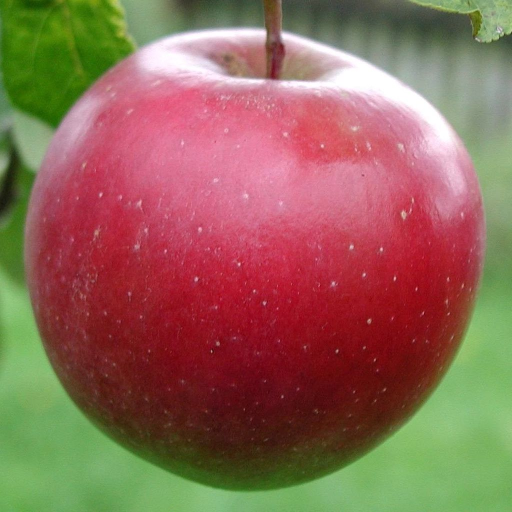
%> input picture ECE/ECE 515/HW3/apple.jpg, 1024 x 1024 px (shown at 1/2 size)
$ octave myCompositor.m   (GNU Octave 9; MATLAB toolbox functions it lacks are replaced by stand-ins)
%> lines starting %> are read from the running program, lines starting %| are printed output that depends on the picture
### ECE/ECE 515/HW3EC/myGaussianPyramid.m
function A_GP = myGaussianPyramid(A,num_levels)

% Big assumptions
% Input image is a power of 2!
% We will not handle special cases!
% We will not follow Burt and Adelson completely.
%

A_GP{1} = A; % Set lowest level of pyramid equal to original image
for k = 2:num_levels
    % Set next higher level to a filtered and downsampled version
    % Then store these iteratively into cells
    A_GP{k} = imresize(A_GP{k-1}, 0.5, 'lanczos3');
end

end

### ECE/ECE 515/HW3EC/myLaplacianPyramid.m

function A_LP = myLaplacianPyramid(A_GP)


% Set up the Laplacian Pyramid to be the same cell size
A_LP = cell(size(A_GP));
% Set the number of levels to be the number of elements
num_levels = numel(A_GP);
% Initialize the first Laplacian to be the same as A_GP
A_LP{num_levels} = A_GP{num_levels};
for k = 1:(num_levels-1)
   % Compute each iteration
   A_LP{k}= A_GP{k} - imresize(A_GP{k+1}, 2, 'lanczos3');

end

end

### ECE/ECE 515/HW3EC/myReconFromPyramid.m
function recon = myReconFromPyramid(A_LP)

recon = cell(size(A_LP));
% Set the number of levels to be the number of elements
num_levels = numel(A_LP);
% Set first iteration of reconstructed output to highest Laplacian
recon{num_levels} = A_LP{num_levels};
% Now iterate through each level
for k = (num_levels - 1) : -1 : 1
   recon{k} = A_LP{k} + imresize(recon{k+1}, 2, 'lanczos3');
end
end

### ECE/ECE 515/HW3/myCompositor.m
% Burt and Adelson Pyramid Compositing
clear all
%Load Apple and Orange Images ... known to be 1024x1024
A_img = imread('apple.jpg');
%> A_img is the input picture: size 1024x1024x3 uint8; mean R, G, B 144.1, 103.1, 86.2
O_img = imread('orange.jpg');
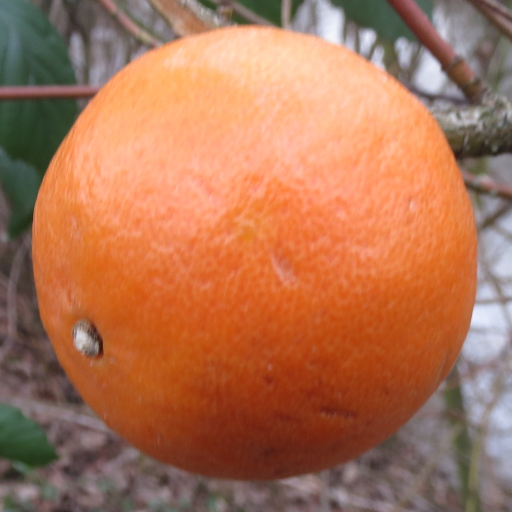
%> input picture ECE/ECE 515/HW3/orange.jpg, 1024 x 1024 px (shown at 1/2 size)
%> O_img is the input picture: size 1024x1024x3 uint8; mean R, G, B 173.5, 115.1, 84.9
% Convert to double
A = im2double(A_img);
O = im2double(O_img);
%display the images in a 1,2 matrix subplot
% figure(1)
% subplot(1,2,1)
% imshow(A)
% subplot(1,2,2)
% imshow(O)


%     Create a binary mask  1's mean 'On' and 0's mean 'Off'
% M_L Should be a 1024x1024 Matrix with 1's on the left half and 0's on the
% right half

M_L = zeros(1024, 1024);
M_L(:,1:512) = 1;

%M_R should be 1024x1024 Matrix with 0's on the left half and 1's on the
%right half

M_R = zeros(1024, 1024);
M_R(:,513:1024) = 1;

% Above, M is now a image of half ones and half zeros
figure(2)
subplot(1,3,1)
imshow(M_L) % Mask for left side of image
xticks([])
yticks([])
axis on
subplot(1,3,2)
imshow(M_R) %Inverse mask - mask for right side of image
xticks([])
yticks([])
axis on
%%%%%  YOUR CODE FOR SIMPLE COMPOSITING GOES HERE %%%%%%
%%%%  Apple on the left and Orange on the right
%%%%% Simple_Comp =  Apple on the left and Orange on the right
%%%%% by using A, O, M_R, and M_L

Simple_Comp = A.*M_L + O.*M_R;
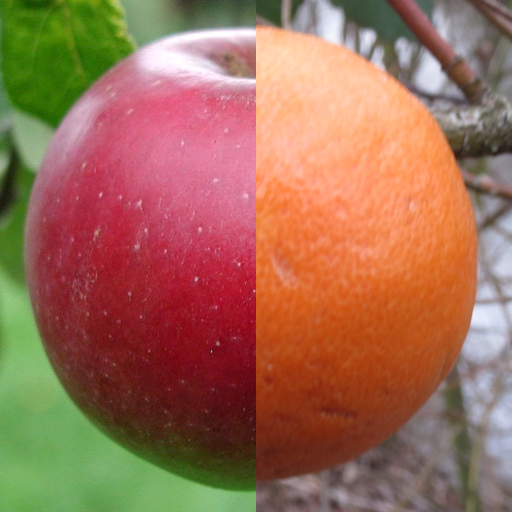
%> Simple_Comp: size 1024x1024x3 double (shown at 1/2 size); mean R, G, B 0.62, 0.426, 0.334

% Show the simple/crude composited image
subplot(1,3,3)
imshow(Simple_Comp)
xticks([])
yticks([])
axis on
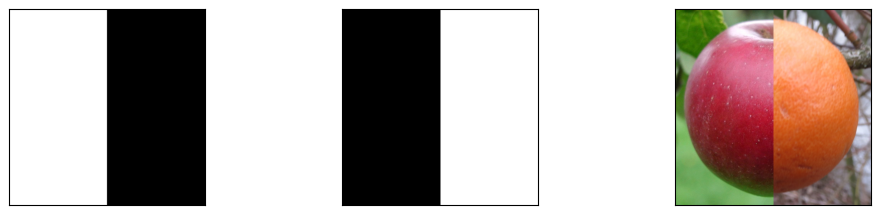
%> figure redrawn from the program's plot data, 3 panels


% Next, we look at feathering


% Feather the transition over 120 pixels in the center
M_L_feath = zeros(1024, 1024);
M_L_feath(:,1:512) = 1;
gradiant  = 1/120;
for i=1:1024
    row_var = 1;
    for j=452:572
        row_var = row_var - gradiant;
        M_L_feath(i, j) = row_var;
    end
end

M_R_feath = zeros(1024, 1024);
M_R_feath(:,513:1024) = 1;
gradiant  = 1/120;
for i=1:1024
    row_var = 0;
    for j=452:572
        row_var = row_var + gradiant;
        M_R_feath(i, j) = row_var;
    end
end

figure(3)
subplot(1,3,1)
imshow(M_L_feath);
xticks([])
yticks([])
axis on

subplot(1,3,2)
imshow(M_R_feath);
xticks([])
yticks([])
axis on

Feather_Comp = A.*M_L_feath + O.*M_R_feath;
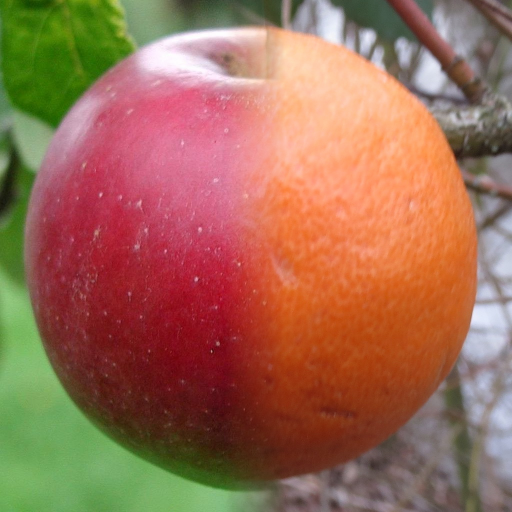
%> Feather_Comp: size 1024x1024x3 double (shown at 1/2 size); mean R, G, B 0.621, 0.427, 0.334; drawn with min black and max white

subplot(1,3,3)
imshow(Feather_Comp)
xticks([])
yticks([])
axis on
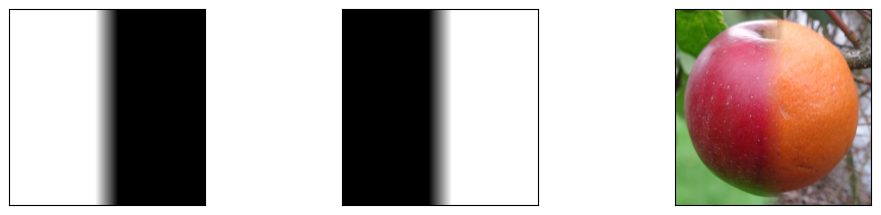
%> figure redrawn from the program's plot data, 3 panels


% We now want to implement a Pyramid roughly like Burt and Adelson

A_GP = myGaussianPyramid(A,11); %Create pyramid of Apple
%> after the loop in myGaussianPyramid, `for k = 2:num_levels`: A_GP = 11 items
%> A_GP = 11 items
O_GP = myGaussianPyramid(O,11); %Create Pyramid of Orange
%> O_GP = 11 items
M_L_GP = myGaussianPyramid(M_L,11); %Create Pyramid of Mask

A_LP = myLaplacianPyramid(A_GP);
%> in myLaplacianPyramid, `A_LP = cell(size(A_GP));`: A_LP = {[], [], [], [], [], [], [], [], [], [], []}
%> in myLaplacianPyramid, `num_levels = numel(A_GP);`: num_levels = 11
%> the loop in myLaplacianPyramid, `for k = 1:(num_levels-1)` made 10 passes
%> after the loop in myLaplacianPyramid, `for k = 1:(num_levels-1)`: A_LP = 11 items
%> A_LP = 11 items
O_LP = myLaplacianPyramid(O_GP);
%> the loop in myLaplacianPyramid (call 2), `for k = 1:(num_levels-1)` made 10 passes
%> O_LP = 11 items

% we want to create a Composite Laplacian Pyramid of L_LP and O_LP
% And to do this we will use the Pyramid of masks created above - M_GP.

for k = 1:length(A_LP)
    AO_LP{k} = (A_LP{k} .* M_L_GP{k}) + ...
        (O_LP{k} .* (1 - M_L_GP{k}));
end
%> this loop made 11 passes
%> after the loop, AO_LP = 11 items

% Now we can reconstruct this composited Laplacian Pyramid
AO_Comp = myReconFromPyramid(AO_LP);
%> in myReconFromPyramid, `recon = cell(size(A_LP));`: recon = {[], [], [], [], [], [], [], [], [], [], []}
%> the loop in myReconFromPyramid, `for k = (num_levels - 1) : -1 : 1` made 10 passes
%> k on passes 1, 2, 3, 4, 7, 8, 9, 10: 10, 9, 8, 7, 4, 3, 2, 1
%> after the loop in myReconFromPyramid, `for k = (num_levels - 1) : -1 : 1`: recon = 11 items
%> AO_Comp = 11 items
figure(4)
subplot(1,3,1)
imshow(Simple_Comp)
subplot(1,3,2)
imshow(Feather_Comp)
subplot(1,3,3)
imshow(AO_Comp{1})
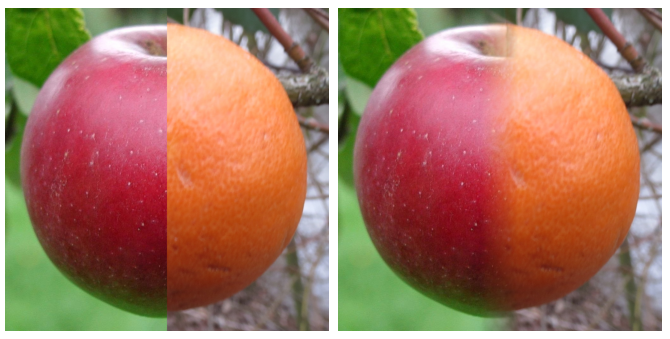
%> figure redrawn from the program's plot data, 3 panels

% YOU CAN REMOVE THE IF STATEMENT AND THIS END ONCE YOU ARE COMPLETE.
